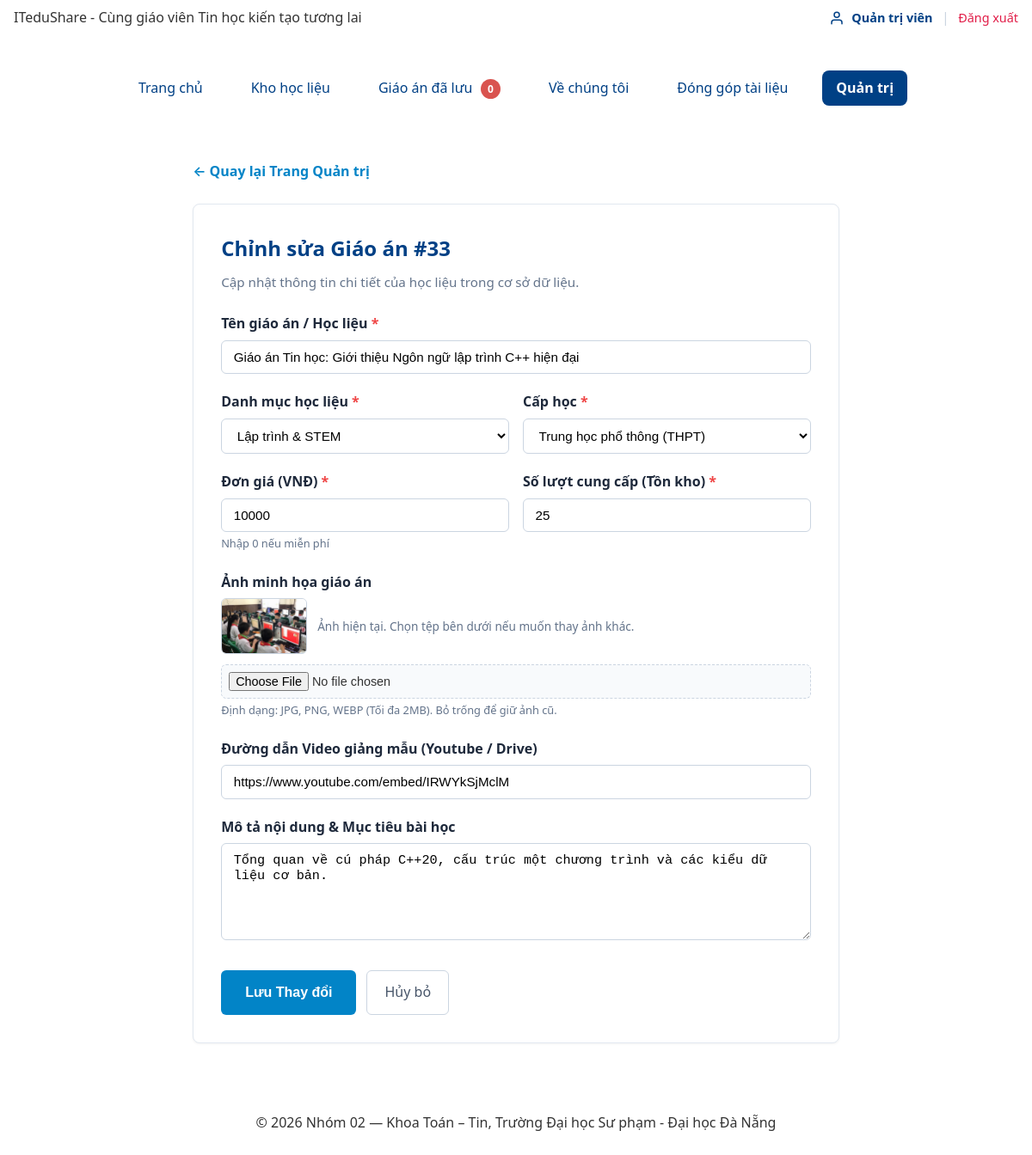
Page /sua-giao-an.php?id=33 (signed in) on the committed database.
### tables this page shows
CREATE TABLE giao_an (
  id          INT UNSIGNED AUTO_INCREMENT PRIMARY KEY,
  danh_muc_id INT UNSIGNED NOT NULL,
  ten         VARCHAR(200) NOT NULL,
  gia         INT UNSIGNED NOT NULL DEFAULT 0 CHECK (gia >= 0),
  ton_kho     INT UNSIGNED NOT NULL DEFAULT 10 CHECK (ton_kho >= 0),
  hinh_anh    VARCHAR(255) NULL,
  mo_ta       TEXT NULL,
  cap_hoc     VARCHAR(50) NOT NULL DEFAULT 'THCS',
  video_url   VARCHAR(255) NULL,
  luot_tai    INT UNSIGNED NOT NULL DEFAULT 0,
  ngay_tao    DATETIME NOT NULL DEFAULT CURRENT_TIMESTAMP,
  FOREIGN KEY (danh_muc_id) REFERENCES danh_muc(id),
  INDEX idx_giao_an_dm_gia (danh_muc_id, gia),
  INDEX idx_giao_an_ten (ten)
);

CREATE TABLE danh_muc (
  id        INT UNSIGNED AUTO_INCREMENT PRIMARY KEY,
  ten       VARCHAR(100) NOT NULL,
  slug      VARCHAR(100) NOT NULL UNIQUE
);

### inc/db.php (called while the page is built, shortened)
<?php
function db(): PDO {
    static $pdo = null;
    if ($pdo === null) {
        $host    = 'localhost';
        $port    = '3306';
        $dbname  = 'ltweb_nhom02';
        $charset = 'utf8mb4';
        $user    = 'root';
        $pass    = '';
        $dsn = "mysql:host={$host};port={$port};dbname={$dbname};charset={$charset}";
        $options = [
            PDO::ATTR_ERRMODE            => PDO::ERRMODE_EXCEPTION,
            PDO::ATTR_DEFAULT_FETCH_MODE => PDO::FETCH_ASSOC,
            PDO::ATTR_EMULATE_PREPARES   => false,
        ];
        $pdo = new PDO($dsn, $user, $pass, $options);
    }
    return $pdo;
}

### inc/ham.php (called while the page is built, shortened)
<?php
function e(mixed $str): string {
    return htmlspecialchars((string)$str, ENT_QUOTES | ENT_SUBSTITUTE, 'UTF-8');
}

### sua-giao-an.php (the view, shortened to what this page needs)
<?php
$id = filter_var($_GET['id'] ?? '', FILTER_VALIDATE_INT);
$st = db()->prepare('SELECT * FROM giao_an WHERE id = ?');
$st->execute([$id]);
$cu = $st->fetch();
$dsDanhMuc = db()->query('SELECT id, ten FROM danh_muc ORDER BY ten')->fetchAll();
$loi = [];
$f = $_SERVER['REQUEST_METHOD'] === 'POST' ? array_merge($cu, $_POST) : $cu;
require __DIR__ . '/inc/header.php';
?>
<main class="trang__chinh" style="max-width: 800px; margin: 0 auto; padding: 1.5rem 1rem;">
    <div style="margin-bottom: 1.5rem;">
        <a href="quan-tri.php" style="color: #0284c7; text-decoration: none; font-weight: 600; display: inline-flex; align-items: center; gap: 0.35rem;">
            ← Quay lại Trang Quản trị
        </a>
    </div>
    <section style="background: #ffffff; border: 1px solid #e2e8f0; border-radius: 8px; padding: 2rem; box-shadow: 0 1px 3px rgba(0,0,0,0.05);">
        <h1 style="margin: 0 0 0.5rem; font-size: 1.5rem; color: var(--mau-chinh, #004085);">
            Chỉnh sửa Giáo án #<?= (int)$id ?>
        </h1>
        <p style="margin: 0 0 1.5rem; color: #64748b; font-size: 0.95rem;">Cập nhật thông tin chi tiết của học liệu trong cơ sở dữ liệu.</p>
        <form method="POST" action="sua-giao-an.php?id=<?= (int)$id ?>" enctype="multipart/form-data" novalidate style="display: flex; flex-direction: column; gap: 1.25rem;">
            <div>
                <label for="ten" style="display: block; font-weight: 600; margin-bottom: 0.35rem; color: #1e293b;">
                    Tên giáo án / Học liệu <span style="color: #ef4444;">*</span>
                </label>
                <input type="text" id="ten" name="ten" value="<?= e($f['ten'] ?? '') ?>" required
                       style="width: 100%; padding: 0.65rem 0.85rem; border: 1px solid <?= isset($loi['ten']) ? '#ef4444' : '#cbd5e1' ?>; border-radius: 6px; font-size: 0.95rem; box-sizing: border-box;">
            </div>
            <div style="display: grid; grid-template-columns: repeat(auto-fit, minmax(240px, 1fr)); gap: 1rem;">
                <div>
                    <label for="danh_muc_id" style="display: block; font-weight: 600; margin-bottom: 0.35rem; color: #1e293b;">
                        Danh mục học liệu <span style="color: #ef4444;">*</span>
                    </label>
                    <select id="danh_muc_id" name="danh_muc_id" required
                            style="width: 100%; padding: 0.65rem 0.85rem; border: 1px solid <?= isset($loi['danh_muc_id']) ? '#ef4444' : '#cbd5e1' ?>; border-radius: 6px; font-size: 0.95rem; box-sizing: border-box; background: #fff;">
                        <?php foreach ($dsDanhMuc as $dm): ?>
                            <option value="<?= (int)$dm['id'] ?>" <?= (string)($f['danh_muc_id'] ?? '') === (string)$dm['id'] ? 'selected' : '' ?>>
                                <?= e($dm['ten']) ?>
                            </option>
                        <?php endforeach; ?>
                    </select>
                </div>
                <div>
                    <label for="cap_hoc" style="display: block; font-weight: 600; margin-bottom: 0.35rem; color: #1e293b;">
                        Cấp học <span style="color: #ef4444;">*</span>
                    </label>
                    <select id="cap_hoc" name="cap_hoc" required
                            style="width: 100%; padding: 0.65rem 0.85rem; border: 1px solid <?= isset($loi['cap_hoc']) ? '#ef4444' : '#cbd5e1' ?>; border-radius: 6px; font-size: 0.95rem; box-sizing: border-box; background: #fff;">
                        <option value="THPT" <?= ($f['cap_hoc'] ?? '') === 'THPT' ? 'selected' : '' ?>>Trung học phổ thông (THPT)</option>
                    </select>
                </div>
            </div>
            <div style="display: grid; grid-template-columns: repeat(auto-fit, minmax(240px, 1fr)); gap: 1rem;">
                <div>
                    <label for="gia" style="display: block; font-weight: 600; margin-bottom: 0.35rem; color: #1e293b;">
                        Đơn giá (VNĐ) <span style="color: #ef4444;">*</span>
                    </label>
                    <input type="number" id="gia" name="gia" value="<?= e($f['gia'] ?? 0) ?>" min="0" step="1000" required
                           style="width: 100%; padding: 0.65rem 0.85rem; border: 1px solid <?= isset($loi['gia']) ? '#ef4444' : '#cbd5e1' ?>; border-radius: 6px; font-size: 0.95rem; box-sizing: border-box;">
                    <small style="color: #64748b; font-size: 0.8rem;">Nhập 0 nếu miễn phí</small>
                </div>
                <div>
                    <label for="ton_kho" style="display: block; font-weight: 600; margin-bottom: 0.35rem; color: #1e293b;">
                        Số lượt cung cấp (Tồn kho) <span style="color: #ef4444;">*</span>
                    </label>
                    <input type="number" id="ton_kho" name="ton_kho" value="<?= e($f['ton_kho'] ?? 0) ?>" min="0" max="9999" required
                           style="width: 100%; padding: 0.65rem 0.85rem; border: 1px solid <?= isset($loi['ton_kho']) ? '#ef4444' : '#cbd5e1' ?>; border-radius: 6px; font-size: 0.95rem; box-sizing: border-box;">
                </div>
            </div>
            <div>
                <label for="hinh_anh" style="display: block; font-weight: 600; margin-bottom: 0.35rem; color: #1e293b;">
                    Ảnh minh họa giáo án
                </label>
                <?php if (!empty($cu['hinh_anh'])): ?>
                    <div style="margin-bottom: 0.75rem; display: flex; align-items: center; gap: 0.75rem;">
                        <img src="uploads/<?= e($cu['hinh_anh']) ?>" alt="Ảnh hiện tại"
                             style="width: 100px; height: 65px; object-fit: cover; border-radius: 6px; border: 1px solid #cbd5e1;">
                        <span style="color: #64748b; font-size: 0.85rem;">Ảnh hiện tại. Chọn tệp bên dưới nếu muốn thay ảnh khác.</span>
                    </div>
                <?php endif; ?>
                <input type="file" id="hinh_anh" name="hinh_anh" accept="image/jpeg,image/png,image/webp"
                       style="width: 100%; padding: 0.5rem; border: 1px dashed <?= isset($loi['hinh_anh']) ? '#ef4444' : '#cbd5e1' ?>; border-radius: 6px; font-size: 0.9rem; box-sizing: border-box; background: #f8fafc;">
                <small style="color: #64748b; font-size: 0.8rem;">Định dạng: JPG, PNG, WEBP (Tối đa 2MB). Bỏ trống để giữ ảnh cũ.</small>
            </div>
            <div>
                <label for="video_url" style="display: block; font-weight: 600; margin-bottom: 0.35rem; color: #1e293b;">
                    Đường dẫn Video giảng mẫu (Youtube / Drive)
                </label>
                <input type="url" id="video_url" name="video_url" value="<?= e($f['video_url'] ?? '') ?>"
                       placeholder="https://www.youtube.com/watch?v=..."
                       style="width: 100%; padding: 0.65rem 0.85rem; border: 1px solid #cbd5e1; border-radius: 6px; font-size: 0.95rem; box-sizing: border-box;">
            </div>
            <div>
                <label for="mo_ta" style="display: block; font-weight: 600; margin-bottom: 0.35rem; color: #1e293b;">
                    Mô tả nội dung &amp; Mục tiêu bài học
                </label>
                <textarea id="mo_ta" name="mo_ta" rows="5"
                          style="width: 100%; padding: 0.65rem 0.85rem; border: 1px solid <?= isset($loi['mo_ta']) ? '#ef4444' : '#cbd5e1' ?>; border-radius: 6px; font-size: 0.95rem; box-sizing: border-box; resize: vertical;"><?= e($f['mo_ta'] ?? '') ?></textarea>
            </div>
            <div style="display: flex; gap: 0.75rem; margin-top: 0.5rem;">
                <button type="submit"
                        style="cursor: pointer; background: #0284c7; color: #fff; padding: 0.75rem 1.75rem; border: none; border-radius: 6px; font-weight: 600; font-size: 1rem;">
                    Lưu Thay đổi
                </button>
                <a href="quan-tri.php"
                   style="display: inline-flex; align-items: center; padding: 0.75rem 1.25rem; border: 1px solid #cbd5e1; background: #fff; color: #475569; border-radius: 6px; text-decoration: none; font-weight: 500;">
                    Hủy bỏ
                </a>
            </div>
        </form>
    </section>
</main>
<?php require __DIR__ . '/inc/footer.php'; ?>
</body>
</html>

### css/01-bien.css (style rules this page uses)
:root { --mau-chinh: #004085; --mau-nhan: #d9534f; --chu: #333333; --nen: #ffffff; --nen-phu: #f8f9fa; --vien: #dee2e6; --mau-focus: #0056b3; --mau-hover: #002752; --mau-active: #001a36; --font-chinh: system-ui, -apple-system, "Segoe UI", Roboto, "Helvetica Neue", Arial, sans-serif; --co-chu-thuong: 16px; --co-chu-tieu-de: 24px; --bo-goc: 8px; --khoang-cach: 16px; --khoang-cach-lon: 24px; --thoi-gian-chuyen: 0.25s; }

### css/02-chuan-hoa.css (style rules this page uses)
*, *::before, *::after { box-sizing: border-box; }
body { margin: 0; font-family: var(--font-chinh); font-size: var(--co-chu-thuong); color: var(--chu); background-color: var(--nen); line-height: 1.6; max-width: 100vw; overflow-x: hidden; }
img, input, button, select, textarea { max-width: 100%; }
img { max-width: 100%; height: auto; display: block; }

### css/03-bo-cuc.css (style rules this page uses)
.trang { display: grid; gap: var(--khoang-cach-lon); grid-template-areas: "dau" "dieu-huong" "chinh" "chan"; grid-template-columns: 1fr; min-height: 100vh; }
.trang__chinh { grid-area: chinh; }
.trang__dau, .trang__dieu-huong, .trang__chinh, .trang__chan { padding: var(--khoang-cach); max-width: 100%; min-width: 0; }
@media (min-width: 768px) { .trang { grid-template-areas: "dau dau" "dieu-huong dieu-huong" "chinh chinh" "chan chan"; grid-template-columns: 250px 1fr; max-width: 1200px; margin: 0 auto; } }

### css/04-thanh-phan.css (style rules this page uses)
a { color: var(--mau-chinh); text-decoration: none; transition: color var(--thoi-gian-chuyen), background-color var(--thoi-gian-chuyen); }

### rows in the picture
giao_an: ten "Giáo án Tin học: Giới thiệu Ngôn ngữ lập trình C++ hiện đại", danh_muc_id "Lập trình & STEM", cap_hoc "Trung học phổ thông (THPT)", gia "10000", ton_kho "25", hinh_anh (picture), video_url "https://www.youtube.com/embed/IRWYkSjMclM", mo_ta "Tổng quan về cú pháp C++20, cấu trúc một chương trình và các kiểu dữ liệu cơ bản."

### other values in the picture
$ten "Trang chủ"
$ten "Kho học liệu"
$ten "Giáo án đã lưu"
$ten "Về chúng tôi"
$ten "Đóng góp tài liệu"
$ten "Quản trị"
$id "33"
